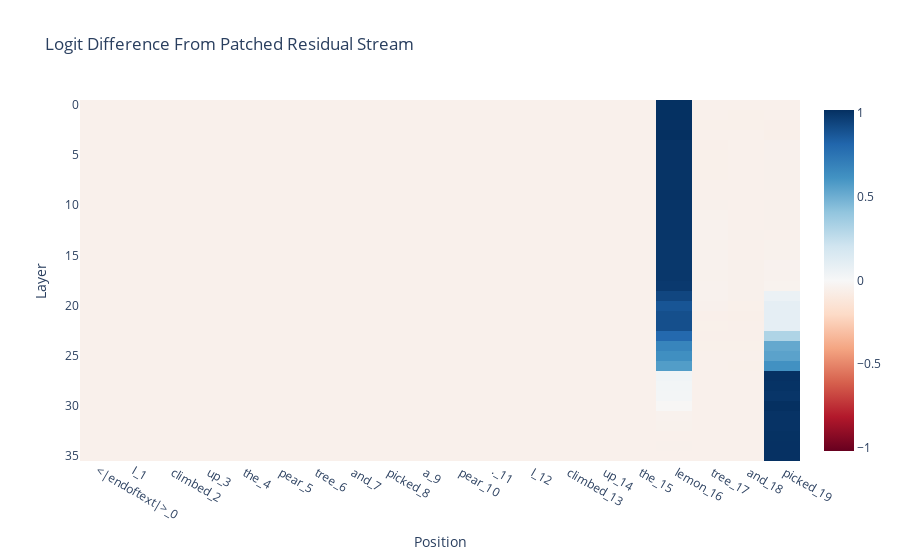
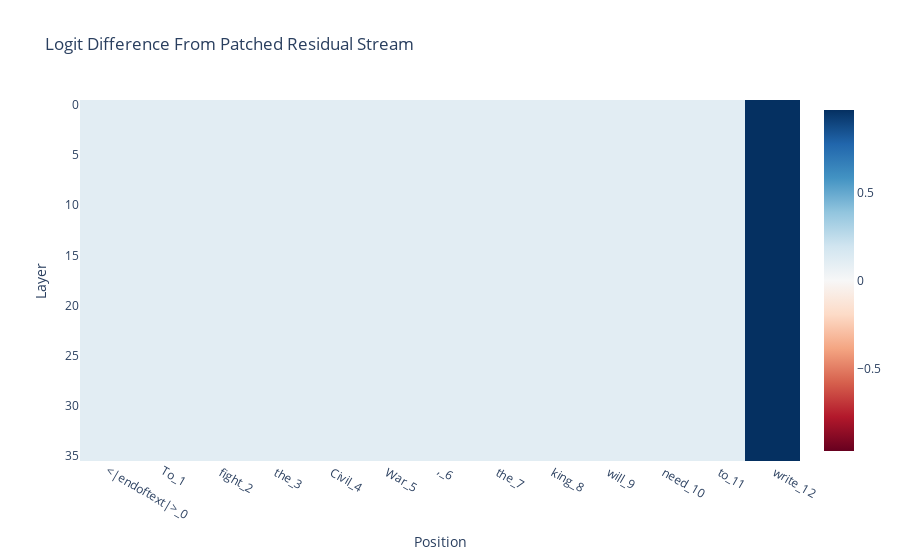

Here is the notebook cell these charts were saved with, in order:
### Code cell
def patch_residual_component(
    corrupted_residual_component: TT["batch", "pos", "d_model"],
    hook, 
    pos, 
    clean_cache):
    corrupted_residual_component[:, pos, :] = clean_cache[hook.name][:, pos, :]
    return corrupted_residual_component

for this_tokens, this_prompts, this_cache, this_answer_wrong_answer_tokens in [(corrupted_long_tokens, corrupted_long_prompts, original_long_cache, long_answer_and_wrong_answer_tokens), (corrupted_short_tokens, corrupted_short_prompts, original_short_cache, short_answer_and_wrong_answer_tokens)]:
    patched_residual_stream_diff = torch.zeros(model.cfg.n_layers, this_tokens.shape[1], device=device, dtype=torch.float32)
    for layer in range(model.cfg.n_layers):
        for position in range(this_tokens.shape[1]):
            hook_fn = partial(patch_residual_component, pos=position, clean_cache=this_cache)
            patched_logits = model.run_with_hooks(
                this_tokens,
                fwd_hooks = [(utils.get_act_name("resid_pre", layer), hook_fn)],
                return_type="logits"
            )
            patched_logit_diff = logits_to_ave_correct_incorrect_logit_diff(patched_logits, this_prompts, this_answer_wrong_answer_tokens)

            patched_residual_stream_diff[layer, position] = normalize_patched_logit_diff(patched_logit_diff)

    prompt_position_labels = [f"{tok}_{i}" for i, tok in enumerate(model.to_str_tokens(this_tokens[0]))]
    imshow(patched_residual_stream_diff, x=prompt_position_labels, title="Logit Difference From Patched Residual Stream", labels={"x":"Position", "y":"Layer"})

### Figure 1 — Plotly figure (JSON) as saved in the notebook; plotly's stock layout.template omitted (floating-point values rounded to 4 significant figures; data arrays with more than 128 entries replaced by an {"elided": "..."} marker saying what was removed)
{"data": [{"coloraxis": "coloraxis", "hovertemplate": "Position: %{x}<br>Layer: %{y}<br>color: %{z}<extra></extra>", "name": "0", "type": "heatmap", "x": ["<|endoftext|>_0", "I_1", " climbed_2", " up_3", " the_4", " pear_5", " tree_6", " and_7", " picked_8", " a_9", " pear_10", "._11", " I_12", " climbed_13", " up_14", " the_15", " lemon_16", " tree_17", " and_18", " picked_19"], "xaxis": "x", "yaxis": "y", "z": {"elided": "36x20 float values"}}], "layout": {"coloraxis": {"cmid": 0, "colorscale": [[0, "rgb(103,0,31)"], [0.1, "rgb(178,24,43)"], [0.2, "rgb(214,96,77)"], [0.3, "rgb(244,165,130)"], [0.4, "rgb(253,219,199)"], [0.5, "rgb(247,247,247)"], [0.6, "rgb(209,229,240)"], [0.7, "rgb(146,197,222)"], [0.8, "rgb(67,147,195)"], [0.9, "rgb(33,102,172)"], [1, "rgb(5,48,97)"]]}, "title": {"text": "Logit Difference From Patched Residual Stream"}, "xaxis": {"anchor": "y", "constrain": "domain", "domain": [0, 1], "scaleanchor": "y", "title": {"text": "Position"}}, "yaxis": {"anchor": "x", "autorange": "reversed", "constrain": "domain", "domain": [0, 1], "title": {"text": "Layer"}}}}

### Figure 2 — Plotly figure (JSON) as saved in the notebook; plotly's stock layout.template omitted (floating-point values rounded to 4 significant figures; data arrays with more than 128 entries replaced by an {"elided": "..."} marker saying what was removed)
{"data": [{"coloraxis": "coloraxis", "hovertemplate": "Position: %{x}<br>Layer: %{y}<br>color: %{z}<extra></extra>", "name": "0", "type": "heatmap", "x": ["<|endoftext|>_0", "To_1", " fight_2", " the_3", " Civil_4", " War_5", ",_6", " the_7", " king_8", " will_9", " need_10", " to_11", " write_12"], "xaxis": "x", "yaxis": "y", "z": {"elided": "36x13 float values"}}], "layout": {"coloraxis": {"cmid": 0, "colorscale": [[0, "rgb(103,0,31)"], [0.1, "rgb(178,24,43)"], [0.2, "rgb(214,96,77)"], [0.3, "rgb(244,165,130)"], [0.4, "rgb(253,219,199)"], [0.5, "rgb(247,247,247)"], [0.6, "rgb(209,229,240)"], [0.7, "rgb(146,197,222)"], [0.8, "rgb(67,147,195)"], [0.9, "rgb(33,102,172)"], [1, "rgb(5,48,97)"]]}, "title": {"text": "Logit Difference From Patched Residual Stream"}, "xaxis": {"anchor": "y", "constrain": "domain", "domain": [0, 1], "scaleanchor": "y", "title": {"text": "Position"}}, "yaxis": {"anchor": "x", "autorange": "reversed", "constrain": "domain", "domain": [0, 1], "title": {"text": "Layer"}}}}
